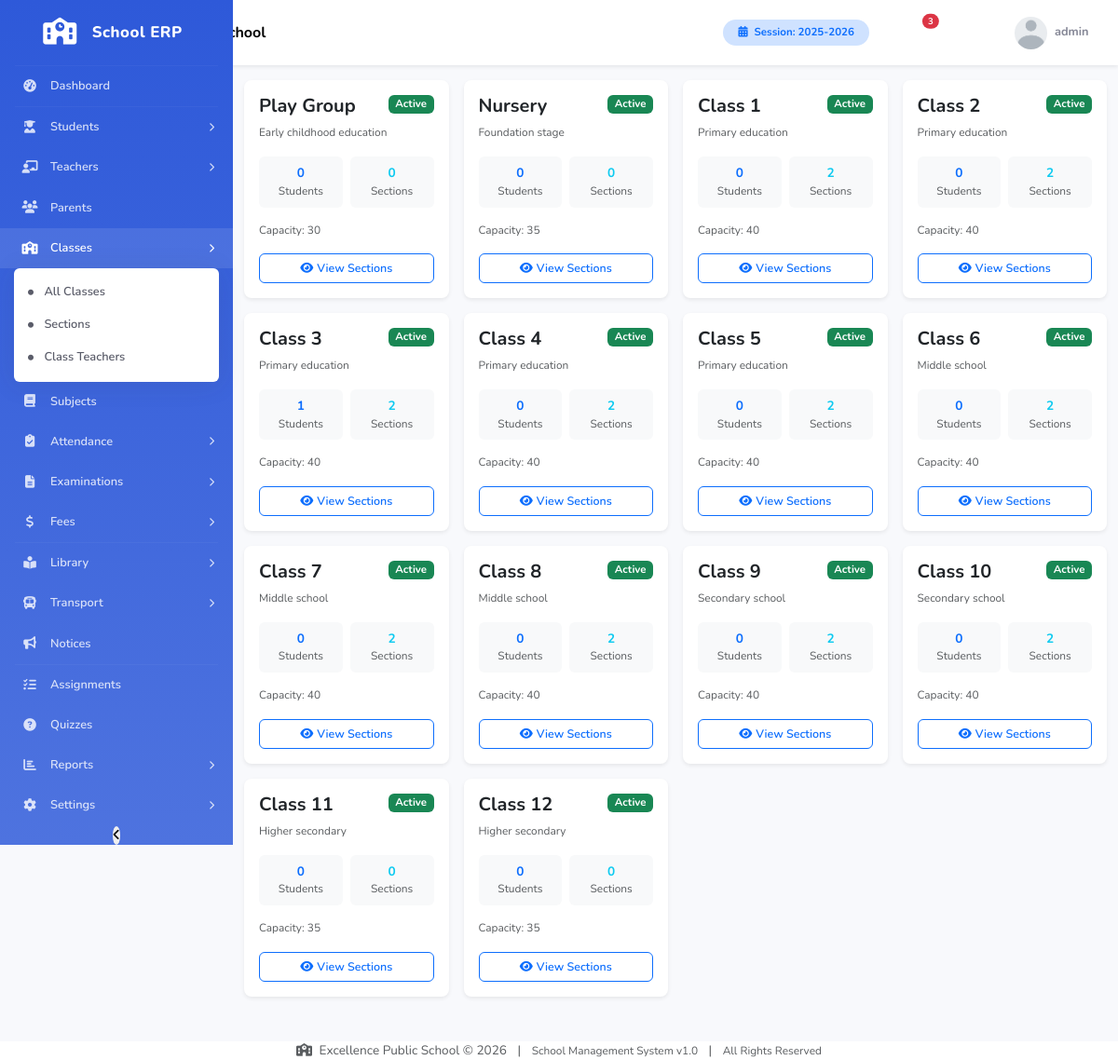
/modules/classes/ (signed in), run on the app's committed database.
### tables this page shows
CREATE TABLE IF NOT EXISTS school_info (
    school_id INT(11) NOT NULL AUTO_INCREMENT,
    school_name VARCHAR(255) NOT NULL,
    school_address TEXT,
    school_phone VARCHAR(50),
    school_email VARCHAR(100),
    school_website VARCHAR(100),
    school_logo VARCHAR(255) DEFAULT 'default_logo.png',
    principal_name VARCHAR(100),
    established_year YEAR,
    registration_number VARCHAR(100),
    academic_session VARCHAR(20) DEFAULT '2025-2026',
    session_start_date DATE,
    session_end_date DATE,
    currency_symbol VARCHAR(10) DEFAULT '$',
    timezone VARCHAR(50) DEFAULT 'UTC',
    theme_color VARCHAR(20) DEFAULT '#4e73df',
    sidebar_color VARCHAR(20) DEFAULT '#2e59d9',
    created_at TIMESTAMP DEFAULT CURRENT_TIMESTAMP,
    updated_at TIMESTAMP DEFAULT CURRENT_TIMESTAMP ON UPDATE CURRENT_TIMESTAMP,
    PRIMARY KEY (school_id)
);

CREATE TABLE IF NOT EXISTS classes (
    class_id INT(11) NOT NULL AUTO_INCREMENT,
    class_name VARCHAR(50) NOT NULL,
    class_name_numeric INT(11),
    class_teacher_id INT(11) DEFAULT NULL,
    capacity INT(11) DEFAULT 40,
    section_count INT(11) DEFAULT 0,
    description TEXT,
    status TINYINT(1) DEFAULT 1,
    created_at TIMESTAMP DEFAULT CURRENT_TIMESTAMP,
    updated_at TIMESTAMP DEFAULT CURRENT_TIMESTAMP ON UPDATE CURRENT_TIMESTAMP,
    PRIMARY KEY (class_id),
    KEY idx_class_teacher (class_teacher_id),
    KEY idx_status (status)
);

### includes/auth.php (called while the page is built, shortened)
<?php
function getCurrentUserId() {
    return $_SESSION['user_id'] ?? null;
}
function getCurrentUserRole() {
    return $_SESSION['role'] ?? null;
}
function getCurrentUserName() {
    return $_SESSION['username'] ?? 'Guest';
}
?>

### modules/classes/index.php (the view, shortened to what this page needs)
<?php
require_once '../../includes/auth.php';
require_once '../../includes/functions.php';
$classes = $conn->query("SELECT c.*, (SELECT COUNT(*) FROM students WHERE class_id=c.class_id AND status='active') as student_count, (SELECT COUNT(*) FROM sections WHERE class_id=c.class_id) as section_count FROM classes c ORDER BY c.class_name_numeric");
include '../../includes/header.php';
?>
<div id="wrapper">
    <?php include '../../includes/sidebar.php'; ?>
    <div id="content-wrapper" class="d-flex flex-column">
        <?php include '../../includes/navbar.php'; ?>
        <div class="container-fluid py-4">
            <div class="d-sm-flex align-items-center justify-content-between mb-4">
                <h1 class="h3 mb-0 text-gray-800"><i class="fas fa-school me-2 text-primary"></i>Classes</h1>
                <button class="btn btn-primary" data-bs-toggle="modal" data-bs-target="#addModal"><i class="fas fa-plus me-2"></i>Add Class</button>
            </div>
            <div class="row g-3">
                <?php while($c=$classes->fetch_assoc()): ?>
                <div class="col-xl-3 col-md-4 col-sm-6">
                    <div class="card shadow-sm h-100">
                        <div class="card-body">
                            <div class="d-flex justify-content-between align-items-start mb-2">
                                <h5 class="card-title mb-0"><?php echo $c['class_name']; ?></h5>
                                <?php echo getStatusBadge($c['status'] ? 'active' : 'inactive'); ?>
                            </div>
                            <div class="small text-muted mb-3"><?php echo $c['description']; ?></div>
                            <div class="row text-center g-2 mb-3">
                                <div class="col-6"><div class="bg-light rounded p-2"><div class="fw-bold text-primary"><?php echo $c['student_count']; ?></div><div class="small text-muted">Students</div></div></div>
                                <div class="col-6"><div class="bg-light rounded p-2"><div class="fw-bold text-info"><?php echo $c['section_count']; ?></div><div class="small text-muted">Sections</div></div></div>
                            </div>
                            <div class="d-flex justify-content-between small text-muted mb-3">
                                <span>Capacity: <?php echo $c['capacity']; ?></span>
                            </div>
                            <a href="sections.php?class_id=<?php echo $c['class_id']; ?>" class="btn btn-sm btn-outline-primary w-100"><i class="fas fa-eye me-1"></i>View Sections</a>
                        </div>
                    </div>
                </div>
                <?php endwhile; ?>
            </div>
        </div>
    </div>
</div>
  <?php include '../../includes/footer.php'; ?>

### includes/navbar.php (shortened to what this page needs)
<?php
$role = getCurrentUserRole();
$userName = getCurrentUserName();
$notifications = getUnreadNotificationCount(getCurrentUserId());
$school = getSchoolInfo();
$schoolName = $school['school_name'] ?? SITE_NAME;
$profileImg = $_SESSION['profile_image'] ?? 'default.png';
?>
<nav class="navbar navbar-expand-lg navbar-light bg-white topbar shadow-sm fixed-top">
    <div class="container-fluid">
        <button class="btn btn-link rounded-circle me-3" id="sidebarToggle">
            <i class="fas fa-bars"></i>
        </button>
        <a class="navbar-brand d-none d-md-block" href="<?php echo BASE_URL; ?>dashboard.php">
            <i class="fas fa-school me-2 text-primary"></i>
            <span class="fw-bold"><?php echo htmlspecialchars($schoolName); ?></span>
        </a>
        <ul class="navbar-nav ms-auto align-items-center">
            <li class="nav-item d-none d-lg-block me-3">
                <span class="badge bg-primary-subtle text-primary px-3 py-2 rounded-pill">
                    <i class="fas fa-calendar-alt me-1"></i> Session: <?php echo getCurrentSession(); ?>
                </span>
            </li>
            <li class="nav-item dropdown me-3">
                <a class="nav-link position-relative" href="#" id="notificationDropdown" role="button" data-bs-toggle="dropdown" aria-expanded="false">
                    <?php if ($notifications > 0): ?>
                    <span class="position-absolute top-0 start-100 translate-middle badge rounded-pill bg-danger" style="font-size: 0.6rem;">
                        <?php echo $notifications; ?>
                    </span>
                    <?php endif; ?>
                </a>
            </li>
            <li class="nav-item dropdown me-3 d-none d-md-block">
                <a class="nav-link" href="#" id="quickLinksDropdown" role="button" data-bs-toggle="dropdown" aria-expanded="false">
                </a>
            </li>
            <li class="nav-item dropdown">
                <a class="nav-link dropdown-toggle d-flex align-items-center" href="#" id="userDropdown" role="button" data-bs-toggle="dropdown" aria-expanded="false">
                    <img class="rounded-circle me-2" src="<?php echo BASE_URL; ?>assets/uploads/<?php echo ($role == 'teacher' ? 'teachers' : ($role == 'student' ? 'students' : 'logos')); ?>/<?php echo $profileImg; ?>"
                         alt="Profile" style="width:35px;height:35px;object-fit:cover;"
                         onerror="this.src='<?php echo BASE_URL; ?>assets/images/default-user.png'">
                    <span class="d-none d-lg-inline small fw-bold text-gray-600"><?php echo htmlspecialchars($userName); ?></span>
                </a>
            </li>
        </ul>
    </div>
</nav>

### includes/functions.php (shortened to what this page needs)
<?php
require_once __DIR__ . '/../config/database.php';
function getCurrentSession() {
    global $conn;
    $result = $conn->query("SELECT academic_session FROM school_info LIMIT 1");
    if ($result && $result->num_rows > 0) {
        return $result->fetch_assoc()['academic_session'];
    }
    return date('Y') . '-' . (date('Y') + 1);
}
function getSchoolInfo() {
    global $conn;
    $result = $conn->query("SELECT * FROM school_info LIMIT 1");
    if ($result && $result->num_rows > 0) {
        return $result->fetch_assoc();
    }
    return null;
}
function getUnreadNotificationCount($user_id) {
    global $conn;
    $stmt = $conn->prepare("SELECT COUNT(*) as count FROM notifications WHERE user_id = ? AND is_read = 0");
    $stmt->bind_param("i", $user_id);
    $stmt->execute();
    return $stmt->get_result()->fetch_assoc()['count'] ?? 0;
}
function getStatusBadge($status) {
    $badges = [
        'active' => 'badge bg-success',
        'inactive' => 'badge bg-secondary',
        'Present' => 'badge bg-success',
        'Absent' => 'badge bg-danger',
        'Late' => 'badge bg-warning',
        'Half Day' => 'badge bg-info',
        'On Leave' => 'badge bg-primary',
        'Paid' => 'badge bg-success',
        'Unpaid' => 'badge bg-danger',
        'Partial' => 'badge bg-warning',
        'Overdue' => 'badge bg-danger',
        'Pass' => 'badge bg-success',
        'Fail' => 'badge bg-danger',
        'Pending' => 'badge bg-warning',
        'Published' => 'badge bg-success',
        'Draft' => 'badge bg-secondary',
        'Closed' => 'badge bg-dark',
        'graduated' => 'badge bg-info',
        'transferred' => 'badge bg-primary',
        'suspended' => 'badge bg-danger'
    ];
    $class = $badges[$status] ?? 'badge bg-secondary';
    return '<span class="' . $class . '">' . ucfirst($status) . '</span>';
}
?>

### includes/footer.php (shortened to what this page needs)
<?php
$school = getSchoolInfo();
$schoolName = $school['school_name'] ?? SITE_NAME;
$year = date('Y');
?>
            <footer class="sticky-footer bg-white mt-4">
                <div class="container my-auto">
                    <div class="copyright text-center my-auto">
                        <span class="text-muted">
                            <i class="fas fa-school me-1"></i>
                            <?php echo htmlspecialchars($schoolName); ?> &copy; <?php echo $year; ?>
                            <span class="mx-2">|</span>
                            <span class="small">School Management System v<?php echo VERSION; ?></span>
                            <span class="mx-2">|</span>
                            <span class="small">All Rights Reserved</span>
                        </span>
                    </div>
                </div>
            </footer>
</body>
</html>

### assets/css/style.css (style rules this page uses)
* { margin: 0; padding: 0; box-sizing: border-box; }
body { font-family: 'Nunito', sans-serif; font-size: 0.85rem; color: #5a5c69; background-color: #f8f9fc; overflow-x: hidden; }
h1, h2, h3, h4, h5, h6 { font-family: 'Nunito', sans-serif; font-weight: 700; color: #4e5154; }
.text-gray-600 { color: #858796 !important; }
.text-gray-800 { color: #5a5c69 !important; }
#wrapper { display: flex; width: 100%; min-height: 100vh; }
#content-wrapper { flex: 1; margin-left: 250px; transition: all 0.3s ease; }
.nav-item { position: relative; }
.nav-item .nav-link { color: rgba(255,255,255,0.8); padding: 12px 20px; font-weight: 600; display: flex; align-items: center; transition: all 0.2s; }
.nav-item .nav-link span { font-size: 0.8rem; }
.topbar { height: 70px; box-shadow: 0 0.15rem 1.75rem rgba(58,59,69,0.1); z-index: 999; }
#sidebarToggle { color: #858796; font-size: 1.1rem; padding: 8px 12px; transition: all 0.2s; }
.navbar-brand { font-size: 1rem; font-weight: 800; }
.card { border: none; border-radius: 8px; box-shadow: 0 0.15rem 1.75rem rgba(58,59,69,0.05); transition: all 0.2s; }
.btn { font-size: 0.85rem; font-weight: 600; padding: 0.5rem 1rem; border-radius: 6px; transition: all 0.2s; }
.btn-sm { padding: 0.35rem 0.7rem; font-size: 0.78rem; }
.btn-primary { background: var(--primary-color, #4e73df); border-color: var(--primary-color, #4e73df); }
.badge { font-size: 0.72rem; font-weight: 700; padding: 0.35em 0.65em; border-radius: 6px; }
.card { animation: fadeIn 0.3s ease; }

### data on the page
school_info: school_name "Excellence Public School", academic_session "2025-2026"
classes: class_name "Play Group", description "Early childhood education", student_count "0", section_count "0", capacity "30"
classes: class_name "Nursery", description "Foundation stage", student_count "0", section_count "0", capacity "35"
classes: class_name "Class 1", description "Primary education", student_count "0", section_count "2", capacity "40"
classes: class_name "Class 2", description "Primary education", student_count "0", section_count "2", capacity "40"
classes: class_name "Class 3", description "Primary education", student_count "1", section_count "2", capacity "40"
classes: class_name "Class 4", description "Primary education", student_count "0", section_count "2", capacity "40"
classes: class_name "Class 5", description "Primary education", student_count "0", section_count "2", capacity "40"
classes: class_name "Class 6", description "Middle school", student_count "0", section_count "2", capacity "40"
classes: class_name "Class 7", description "Middle school", student_count "0", section_count "2", capacity "40"
classes: class_name "Class 8", description "Middle school", student_count "0", section_count "2", capacity "40"
classes: class_name "Class 9", description "Secondary school", student_count "0", section_count "2", capacity "40"
classes: class_name "Class 10", description "Secondary school", student_count "0", section_count "2", capacity "40"
classes: class_name "Class 11", description "Higher secondary", student_count "0", section_count "0", capacity "35"
classes: class_name "Class 12", description "Higher secondary", student_count "0", section_count "0", capacity "35"

### other printed values
$menu['title'] "Dashboard"
$menu['title'] "Students"
$menu['title'] "Teachers"
$menu['title'] "Parents"
$menu['title'] "Classes"
$sub['title'] "All Classes"
$sub['title'] "Sections"
$sub['title'] "Class Teachers"
$menu['title'] "Subjects"
$menu['title'] "Attendance"
$menu['title'] "Examinations"
$menu['title'] "Fees"
$menu['title'] "Library"
$menu['title'] "Transport"
$menu['title'] "Notices"
